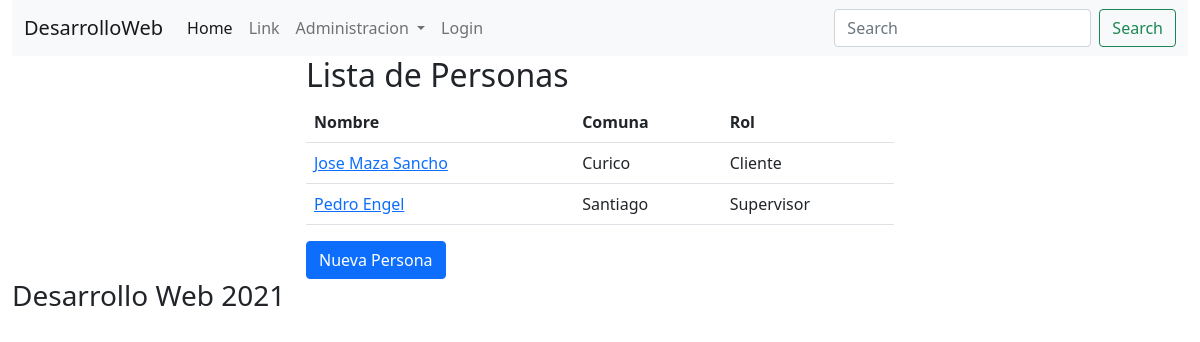
The page /personas/index.php on the database as committed earlier.
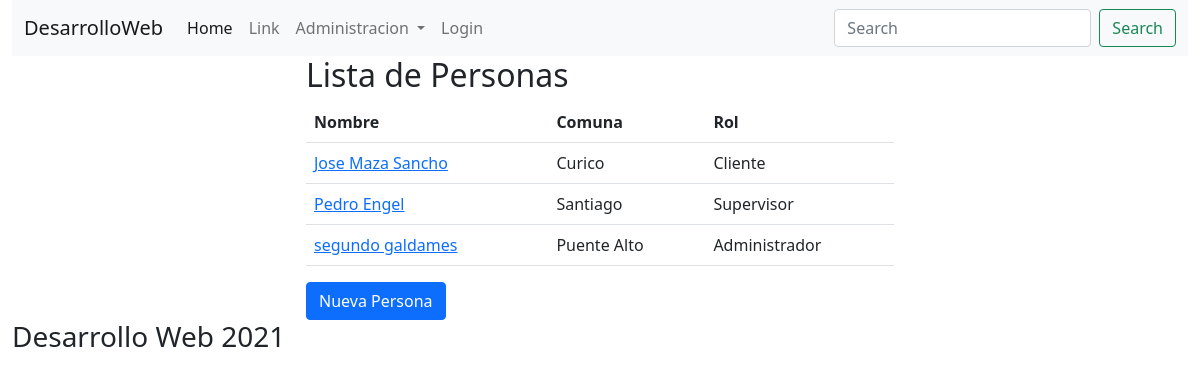
The same page on the database as committed later.
### tables this page shows
CREATE TABLE `personas` (
  `id` int NOT NULL AUTO_INCREMENT,
  `nombre` varchar(255) NOT NULL,
  `rut` varchar(20) NOT NULL,
  `email` varchar(255) NOT NULL,
  `direccion` varchar(255) NOT NULL,
  `fecha_nac` date NOT NULL,
  `telefono` int NOT NULL,
  `rol_id` int NOT NULL,
  `comuna_id` int NOT NULL,
  `created_at` datetime DEFAULT NULL,
  `updated_at` datetime DEFAULT NULL,
  PRIMARY KEY (`id`),
  KEY `rol_id` (`rol_id`),
  KEY `comuna_id` (`comuna_id`),
  CONSTRAINT `personas_ibfk_1` FOREIGN KEY (`rol_id`) REFERENCES `roles` (`id`),
  CONSTRAINT `personas_ibfk_2` FOREIGN KEY (`comuna_id`) REFERENCES `comunas` (`id`)
);

CREATE TABLE `comunas` (
  `id` int NOT NULL AUTO_INCREMENT,
  `nombre` varchar(255) NOT NULL,
  `region_id` int NOT NULL,
  `created_at` datetime DEFAULT NULL,
  `updated_at` datetime DEFAULT NULL,
  PRIMARY KEY (`id`),
  KEY `region` (`region_id`),
  CONSTRAINT `comunas_ibfk_1` FOREIGN KEY (`region_id`) REFERENCES `regiones` (`id`)
);

CREATE TABLE `roles` (
  `id` int NOT NULL AUTO_INCREMENT,
  `nombre` varchar(255) NOT NULL,
  `created_at` datetime DEFAULT NULL,
  `updated_at` datetime DEFAULT NULL,
  PRIMARY KEY (`id`)
);

### personas/index.php (the view, shortened to what this page needs)
<?php
    require('../class/conexion.php');
    $res = $mbd->query("SELECT p.id, p.nombre, r.nombre as rol, c.nombre as comuna FROM personas p INNER JOIN roles r ON p.rol_id = r.id INNER JOIN comunas c ON p.comuna_id = c.id ORDER BY p.nombre");
    $personas = $res->fetchall();
?>
<!DOCTYPE html>
<html lang="en">
<head>
    <link href="https://cdn.jsdelivr.net/npm/bootstrap@5.0.0-beta3/dist/css/bootstrap.min.css" rel="stylesheet">
</head>
<body>
    <div class="container-fluid">
        <header>
            <?php include('../partials/menu.php'); ?>
        </header>
        <section>
            <div class="col-md-6 offset-md-3">
                <h2>Lista de Personas</h2>
                <?php if(count($personas)): ?>
                    <table class="table table-hover">
                        <tr>
                            <th>Nombre</th>
                            <th>Comuna</th>
                            <th>Rol</th>
                        </tr>
                        <?php foreach($personas as $persona): ?>
                            <tr>
                                <td>
                                    <a href="show.php?id=<?php echo $persona['id']; ?>">
                                        <?php echo $persona['nombre']; ?>
                                    </a>
                                </td>
                                <td><?php echo $persona['comuna']; ?></td>
                                <td><?php echo $persona['rol']; ?></td>
                            </tr>
                        <?php endforeach; ?>
                    </table>
                <?php else: ?>
                    <p class="text-info">
                        No hay personas registradas
                    </p>
                <?php endif; ?>
                <a href="add.php" class="btn btn-primary"> Nueva Persona </a>
            </div>
        </section>
        <footer>
            <h3>Desarrollo Web 2021</h3>
        </footer>
    </div>
</body>
</html>

Rows that differ between the two databases and show on the page:
added personas: nombre "segundo galdames", comuna.nombre "Puente Alto", rol.nombre "Administrador"
